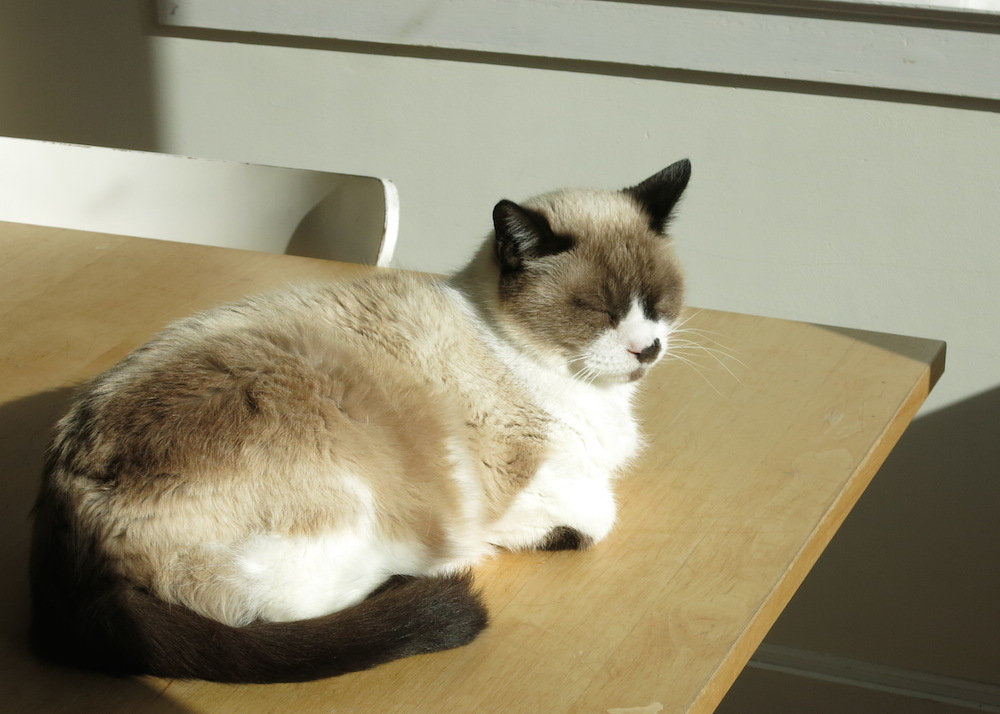
#> input picture demo 22 - video (cv2)/D2 - transformations/cat.jpg, 1000 x 714 px
$ python rotation.py
#> lines starting #> are read from the running program, lines starting #| are printed output that depends on the picture; long printed decimals are rounded
# rotation.py

import cv2
import numpy as np

img = cv2.imread('cat.jpg')
#> img is the input picture: shape (714, 1000, 3); mean B, G, R 115.7, 142.3, 149.8
[rows, cols] = img.shape[0], img.shape[1]
#> rows = 714; cols = 1000

M = cv2.getRotationMatrix2D((cols/2, rows/2), 45, 1)
print(M)
#| [[   0.7071    0.7071 -105.991]
#|  [  -0.7071    0.7071  458.116]]

rotated_image = cv2.warpAffine(img, M, (cols,rows))
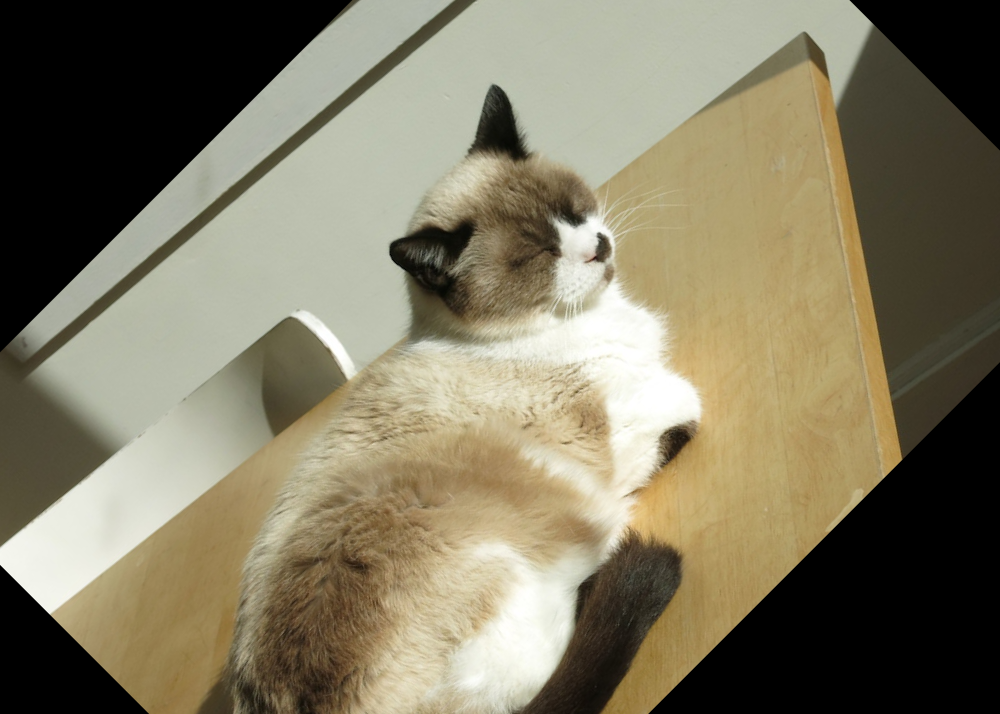
#> rotated_image: shape (714, 1000, 3); mean B, G, R 98.1, 121.2, 128.1

cv2.imshow('Rotated image', rotated_image)
cv2.imwrite('cat_rotated.jpg', rotated_image)

print('Switch to image view. Then press any key to close')

cv2.waitKey(0)
cv2.destroyAllWindows()
